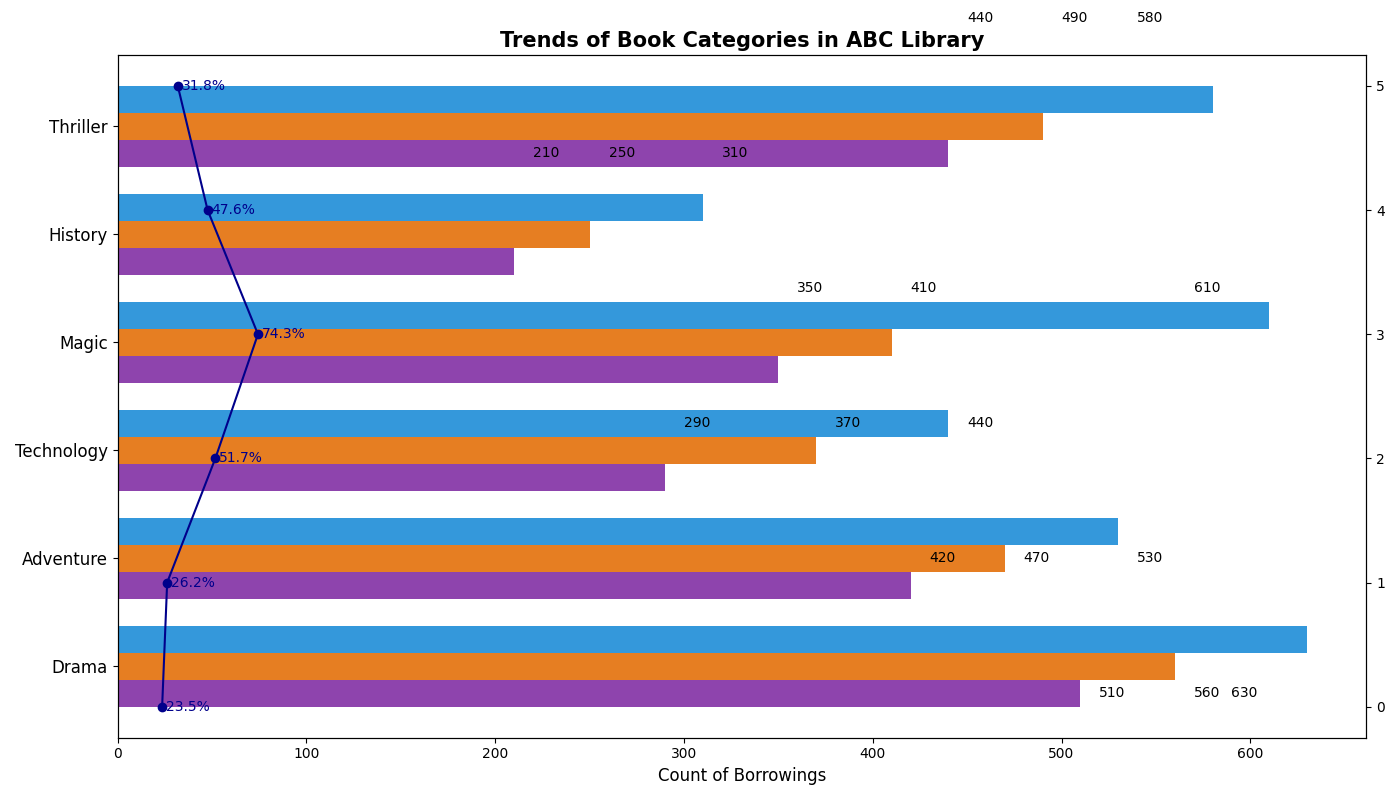

The script that drew this image:
import matplotlib.pyplot as plt
import numpy as np

genres = ['Drama', 'Adventure', 'Technology', 'Magic', 'History', 'Thriller']
borrowings_2011 = [510, 420, 290, 350, 210, 440]
borrowings_2016 = [560, 470, 370, 410, 250, 490]
borrowings_2021 = [630, 530, 440, 610, 310, 580]

growth_2011_2021 = [(borrowings_2021[i] - borrowings_2011[i]) / borrowings_2011[i] * 100 for i in range(len(genres))]

fig, ax1 = plt.subplots(figsize=(14, 8))
bar_width = 0.25
y_pos = np.arange(len(genres))

ax1.barh(y_pos - bar_width, borrowings_2011, bar_width, color='#8e44ad')
ax1.barh(y_pos, borrowings_2016, bar_width, color='#e67e22')
ax1.barh(y_pos + bar_width, borrowings_2021, bar_width, color='#3498db')

ax1.set_yticks(y_pos)
ax1.set_yticklabels(genres, fontsize=12)
ax1.set_xlabel('Count of Borrowings', fontsize=12)
ax1.set_title('Trends of Book Categories in ABC Library', fontsize=15, fontweight='bold')

ax2 = ax1.twinx()
ax2.plot(growth_2011_2021, y_pos, marker='o', linestyle='-', color='darkblue')

for bars in [borrowings_2011, borrowings_2016, borrowings_2021]:
    for i, width in enumerate(bars):
        label_x_pos = width + 10 if width < max(borrowings_2021) / 1.1 else width - 40
        ax1.text(label_x_pos, y_pos[i] + (bars.index(width) - 1) * bar_width, f'{width}', va='center', fontsize=10, color='black')

for i, growth in enumerate(growth_2011_2021):
    ax2.text(growth + 2, y_pos[i], f'{growth:.1f}%', va='center', fontsize=10, color='darkblue')

plt.tight_layout()
plt.show()
